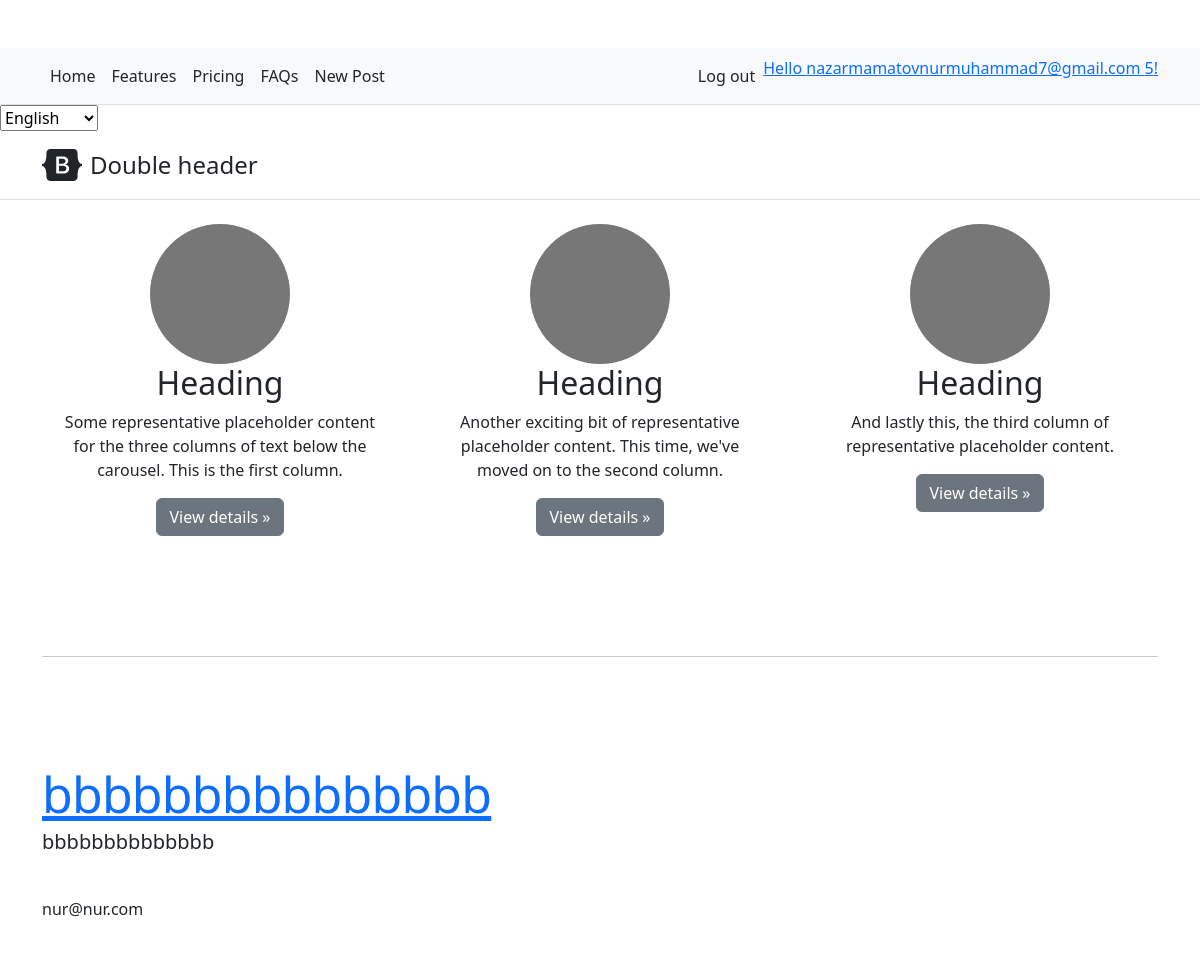
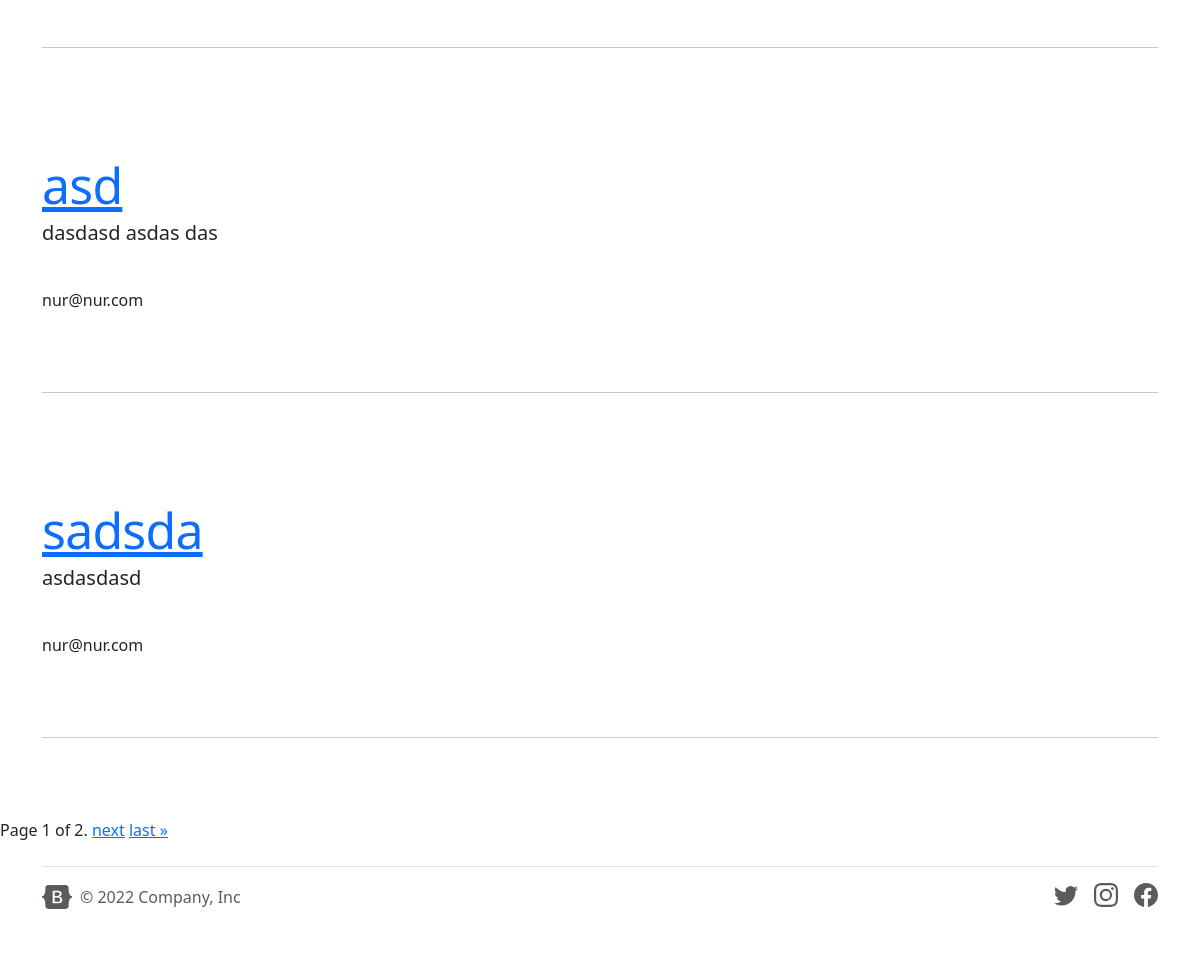
Page / (signed in) on the committed database (2 pictures, top to bottom).
### accounts/models.py (models this page shows, shortened)
class Account(AbstractBaseUser):
    email = models.EmailField(verbose_name='email', max_length=50, unique=True)
    phone_number = models.CharField(max_length=15, unique=True)
    f_name = models.CharField(max_length=50, blank=True, null=True)
    l_name = models.CharField(max_length=50, blank=True, null=True)
    sex = models.BooleanField(null=True, blank=True)
    date_birthday = models.DateTimeField(blank=True, null=True)
    is_admin = models.BooleanField(default=False)
    is_active = models.BooleanField(default=True)
    is_staff = models.BooleanField(default=False)
    is_superuser = models.BooleanField(default=False)
    USERNAME_FIELD = 'email'
    REQUIRED_FIELDS = ['phone_number']
    objects = MyAccountManage()
    class Meta:
        app_label = 'accounts'

### blog/models.py (models this page shows, shortened)
class PagesModel(models.Model):
    title = models.CharField(max_length=150)
    body = models.TextField()
    author = models.ForeignKey(settings.AUTH_USER_MODEL, on_delete=models.CASCADE, blank=True, null= True)
    image = models.ImageField(upload_to=upload_location , null = True, blank = True)
    created_date = models.DateTimeField(auto_now=True)
    date_updated = models.DateTimeField(auto_now=True)
    class Meta:
        ordering = ('-created_date', )
    @property
    def imageURL(self):
        try:
            url = str(self.image.url)
        except:
            url = ''
        return url

### blog/views.py (the view)
# urls.py: path('', blog_view, name='blogs'),
def blog_view(request):
    blog = PagesModel.objects.all()
    paginator = Paginator(blog, 3)
    page_number = request.GET.get('page')
    page_obj = paginator.get_page(page_number)
    context = {
        'page_obj':page_obj,
    }
    return render(request, 'body.html' , context )

### blog/templates/body.html (shortened to what this page needs)
{% extends 'base.html' %}
{% load static %}
{% block content %}
<html lang="en">
  <head>
<link href="{% static 'assets/dist/css/bootstrap.min.css' %} " rel="stylesheet">
    <link href="{% static 'carousel.css' %} " rel="stylesheet">
  </head>
  <body>
<main>
  <div class="container marketing">
    <div class="row">
      <div class="col-lg-4">
        <h2 class="fw-normal">Heading</h2>
        <p>Some representative placeholder content for the three columns of text below the carousel. This is the first column.</p>
        <p><a class="btn btn-secondary" href="#">View details &raquo;</a></p>
      </div>
      <div class="col-lg-4">
        <h2 class="fw-normal">Heading</h2>
        <p>Another exciting bit of representative placeholder content. This time, we've moved on to the second column.</p>
        <p><a class="btn btn-secondary" href="#">View details &raquo;</a></p>
      </div>
      <div class="col-lg-4">
        <h2 class="fw-normal">Heading</h2>
        <p>And lastly this, the third column of representative placeholder content.</p>
        <p><a class="btn btn-secondary" href="#">View details &raquo;</a></p>
      </div>
    </div>
{% for bl in page_obj %}
    <hr class="featurette-divider">
<a href= "{% url 'blog:detail' bl.id %}">
        <h2 class="featurette-heading fw-normal lh-1">{{bl.title}}</h2></a>
        <p class="lead">{{bl.body}}</p>
        <p>{{bl.author}}</p>
    {% endfor %}
    <hr class="featurette-divider">
  </div>
  <div class="pagination">
    <span class="step-links">
        <span class="current">
            Page {{ page_obj.number }} of {{ page_obj.paginator.num_pages }}.
        </span>
        {% if page_obj.has_next %}
            <a href="?page={{ page_obj.next_page_number }}">next</a>
            <a href="?page={{ page_obj.paginator.num_pages }}">last &raquo;</a>
        {% endif %}
    </span>
</div>
</main>
  </body>
</html>
{% endblock  %}

### templates/snippets/header.html (shortened to what this page needs)
{% load static %}
{% load i18n %}
<!doctype html>
<html lang="en">
  <head>
<link href="{% static 'assets/dist/css/bootstrap.min.css' %} " rel="stylesheet">
    <link href="{% static 'headers.css' %} " rel="stylesheet">
  </head>
  <body>
<main>
  <nav class="py-2 bg-light border-bottom">
    <div class="container d-flex flex-wrap">
      <ul class="nav me-auto">
        <li class="nav-item"><a href="#" class="nav-link link-dark px-2 active" aria-current="page">Home</a></li>
        <li class="nav-item"><a href="#" class="nav-link link-dark px-2">Features</a></li>
        <li class="nav-item"><a href="#" class="nav-link link-dark px-2">Pricing</a></li>
        <li class="nav-item"><a href="#" class="nav-link link-dark px-2">FAQs</a></li>
        <li class="nav-item"><a href="{% url 'blog:create' %} " class="nav-link link-dark px-2">New Post</a></li>
      </ul>
      <ul class="nav">
        {% if user.is_authenticated  %}
        <li class="nav-item"><a href="{% url 'accounts:logout' %}" class="nav-link link-dark px-2">Log out</a></li>
        <li class="nav-item"><a href="{% url 'accounts:update' user.id %}"> Hello {{user}} {{user.id}}!</a> </li>
        {% else %}
        <li class="nav-item"><a href="{% url 'accounts:login' %}" class="nav-link link-dark px-2">Login</a></li>
        <li class="nav-item"><a href="{% url 'accounts:signup' %}" class="nav-link link-dark px-2">Sign up</a></li>
        {% endif %}
                  </ul>
              </div>
  </nav>
  <form action="{% url 'set_language' %}" method="post">{% csrf_token %}
      <select name="language" onchange="this.form.submit()" class="lang-select" style="text-transform: capitalize">
          {% get_current_language as LANGUAGE_CODE %}
          {% get_available_languages as LANGUAGES %}
          {% get_language_info_list for LANGUAGES as languages %}
          {% for language in languages %}
              <option value="{{ language.code }}" {% if language.code == LANGUAGE_CODE %} selected {% endif %} style="text-transform: capitalize">
                  {{ language.name_local }}
              </option>
          {% endfor %}
      </select>
  </form>
  <header class="py-3 mb-4 border-bottom">
    <div class="container d-flex flex-wrap justify-content-center">
      <a href="/" class="d-flex align-items-center mb-3 mb-lg-0 me-lg-auto text-dark text-decoration-none">
        <svg class="bi me-2" width="40" height="32"><use xlink:href="#bootstrap"/></svg>
        <span class="fs-4">Double header</span>
      </a>
    </div>
  </header>
</main>
  </body>
</html>

### static/carousel.css (style rules this page uses)
body { padding-top: 3rem; padding-bottom: 3rem; color: #5a5a5a; }
.marketing .col-lg-4 { margin-bottom: 1.5rem; text-align: center; }
.marketing .col-lg-4 p { margin-right: .75rem; margin-left: .75rem; }
.featurette-divider { margin: 5rem 0; }
.featurette-heading { letter-spacing: -.05rem; }
@media (min-width: 40em) { .featurette-heading { font-size: 50px; } }
@media (min-width: 62em) { .featurette-heading { margin-top: 7rem; } }

### templates/snippets/header.html (style rules this page uses)
.bd-placeholder-img { font-size: 1.125rem; text-anchor: middle; -webkit-user-select: none; -moz-user-select: none; user-select: none; }
.bi { vertical-align: -.125em; fill: currentColor; }

### blog/templates/body.html (style rules this page uses)
.bd-placeholder-img { font-size: 1.125rem; text-anchor: middle; -webkit-user-select: none; -moz-user-select: none; user-select: none; }
.bi { vertical-align: -.125em; fill: currentColor; }

### templates/snippets/footer.html (style rules this page uses)
.bd-placeholder-img { font-size: 1.125rem; text-anchor: middle; -webkit-user-select: none; -moz-user-select: none; user-select: none; }
.bi { vertical-align: -.125em; fill: currentColor; }

### rows in the picture
Account: email "nazarmamatovnurmuhammad7@gmail.com", id "5"
PagesModel: title "bbbbbbbbbbbbbbb", body "bbbbbbbbbbbbbb", author "nur@nur.com"
PagesModel: title "asd", body "dasdasd asdas das", author "nur@nur.com"
PagesModel: title "sadsda", body "asdasdasd", author "nur@nur.com"

### other values in the picture
{{ page_obj.number }} "1"
{{ page_obj.paginator.num_pages }} "2"
form field language "English"
